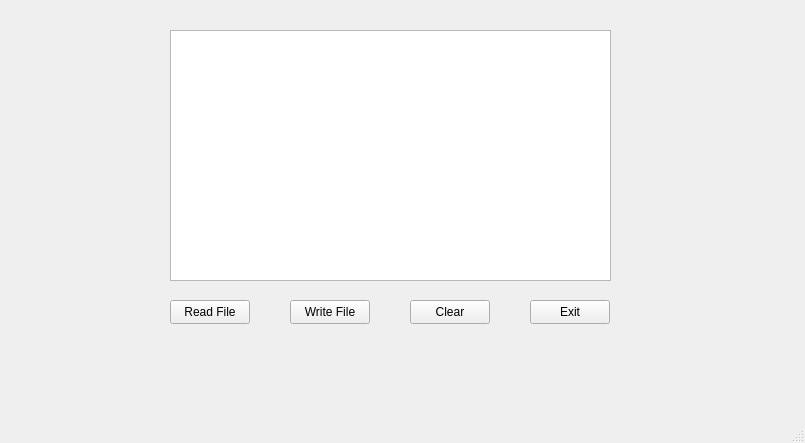
<?xml version="1.0" encoding="UTF-8"?>
<ui version="4.0">
 <class>MainWindow</class>
 <widget class="QMainWindow" name="MainWindow">
  <property name="geometry">
   <rect>
    <x>0</x>
    <y>0</y>
    <width>805</width>
    <height>443</height>
   </rect>
  </property>
  <property name="windowTitle">
   <string>MainWindow</string>
  </property>
  <widget class="QWidget" name="centralwidget">
   <widget class="QPlainTextEdit" name="editPane">
    <property name="geometry">
     <rect>
      <x>170</x>
      <y>30</y>
      <width>441</width>
      <height>251</height>
     </rect>
    </property>
   </widget>
   <widget class="QPushButton" name="readFile">
    <property name="geometry">
     <rect>
      <x>170</x>
      <y>300</y>
      <width>80</width>
      <height>24</height>
     </rect>
    </property>
    <property name="text">
     <string>Read File</string>
    </property>
   </widget>
   <widget class="QPushButton" name="writeFile">
    <property name="geometry">
     <rect>
      <x>290</x>
      <y>300</y>
      <width>80</width>
      <height>24</height>
     </rect>
    </property>
    <property name="text">
     <string>Write File</string>
    </property>
   </widget>
   <widget class="QPushButton" name="exitApp">
    <property name="geometry">
     <rect>
      <x>530</x>
      <y>300</y>
      <width>80</width>
      <height>24</height>
     </rect>
    </property>
    <property name="text">
     <string>Exit</string>
    </property>
   </widget>
   <widget class="QPushButton" name="clearFile">
    <property name="geometry">
     <rect>
      <x>410</x>
      <y>300</y>
      <width>80</width>
      <height>24</height>
     </rect>
    </property>
    <property name="text">
     <string>Clear</string>
    </property>
   </widget>
  </widget>
  <widget class="QMenuBar" name="menubar">
   <property name="geometry">
    <rect>
     <x>0</x>
     <y>0</y>
     <width>805</width>
     <height>21</height>
    </rect>
   </property>
  </widget>
  <widget class="QStatusBar" name="statusbar"/>
 </widget>
 <resources/>
 <connections/>
</ui>
